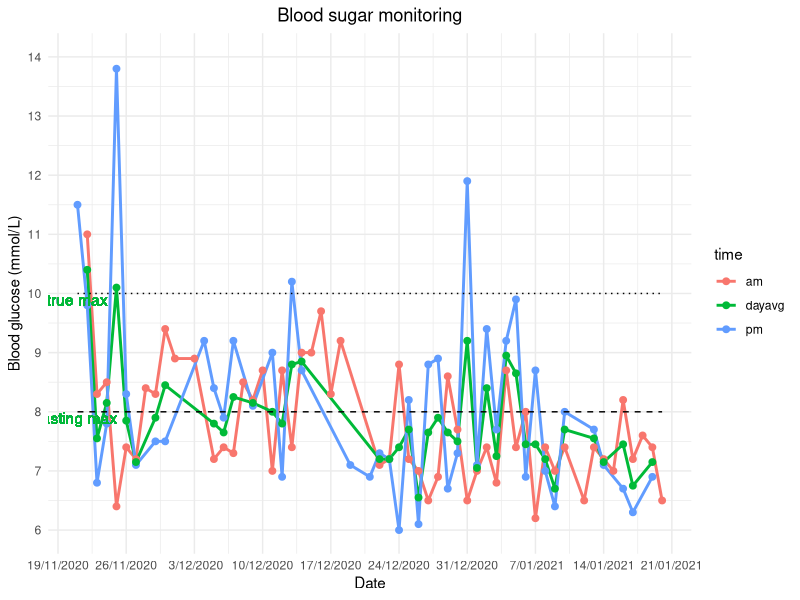
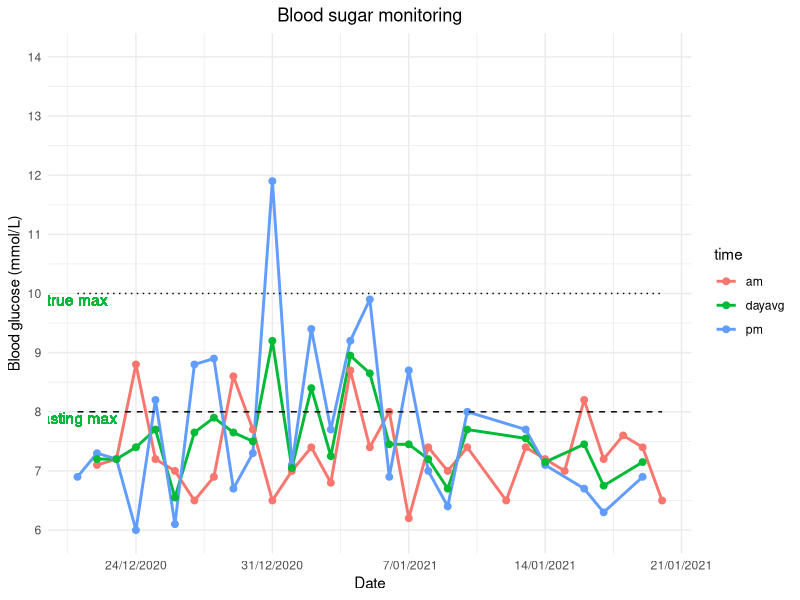
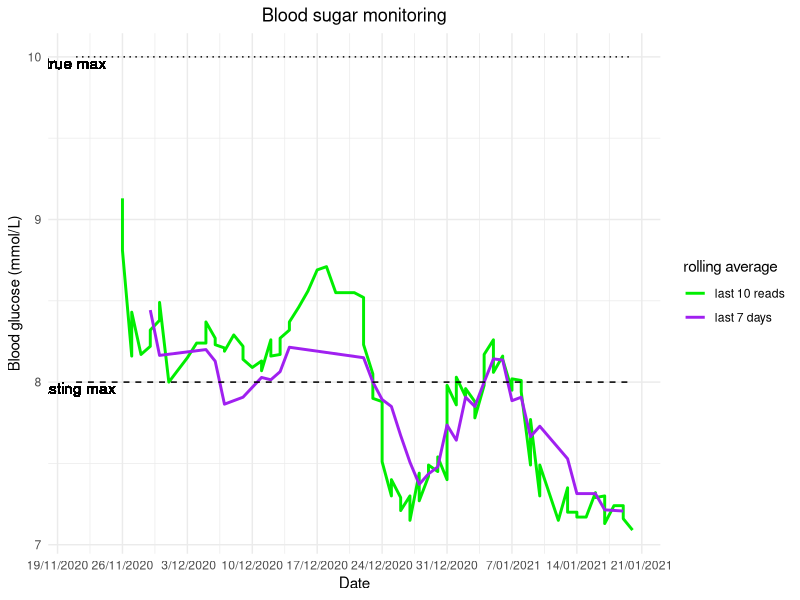
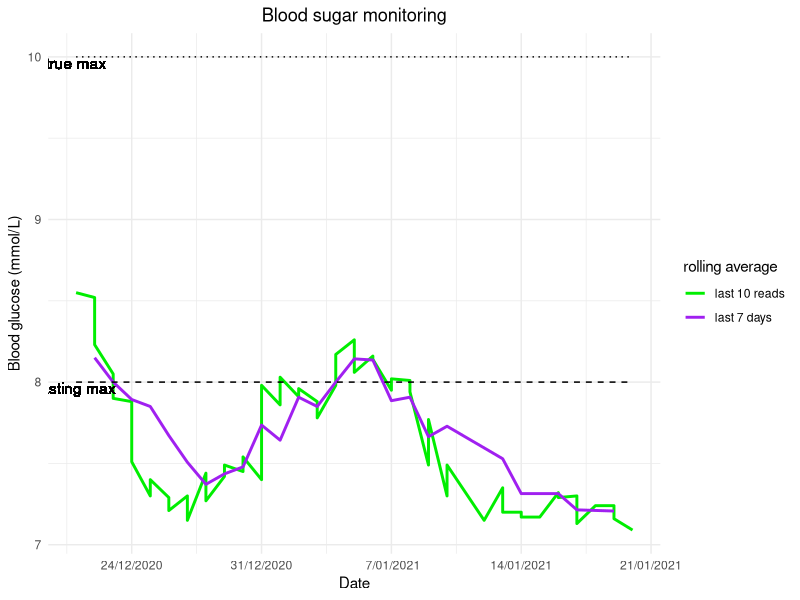

The R script that drew these images, in order:
# Blood sugar monitoring data
# Script Claire Styles
# R version 4.0.3 (2020-10-10)

# Packages and settings required
library(tidyverse)

theme_set(theme_minimal() +
            theme(plot.title = element_text(hjust = 0.5),
                  plot.subtitle = element_text(hjust = 0.5)))



# Core data ---------------------------------------------------------------

# Wide
sugarwide <- read.csv("sugar.csv", header = TRUE)
sugarwide$date <- as.Date(sugarwide$date, format = "%e/%m/%Y")
sugarwide$sug.dayavg <- apply(sugarwide[, c(2,3)], 1, mean)


# Long
rawlong <- reshape(sugarwide, varying=2:4, direction = "long")
sugarlong <- na.omit(rawlong[, -4])
row.names(sugarlong) <- c()
rm(rawlong)



# Rolling averages --------------------------------------------------------

# Average of last (complete) 7 days

avebyday <- na.omit(select(sugarwide, date, sug.dayavg))
avebyday$sug.7dayavg <- NA

for(i in 7:length(avebyday$sug.dayavg)){
  avrange <- (i-6):i
  rolldat <- avebyday[avrange,]
  avebyday$sug.7dayavg[i] <- mean(rolldat$sug.dayavg)
}


# Average of last 10 readings
avebyread <- arrange(sugarlong, date, time) %>% filter(time == "am" | time == "pm")
avebyread$r10avg <- NA

for(i in 10:length(avebyread$sug)){
  avrange <- (i-9):i
  rolldat <- avebyread[avrange,]
  avebyread$r10avg[i] <- mean(rolldat$sug, na.rm = TRUE)
}
rm(rolldat, avrange, i)


# Rolling average dataframe

rolling <- merge(avebyread[, c(1,4)], avebyday[, c(1,3)], all.x = TRUE)
colnames(rolling) <- c("date", "reads10", "days7")



# Plot function and ref data ----------------------------------------------

maxam <- 8  # morning reading should be lower than
maxpm <- 10  # evening reading should be lower than
maxax <- ceiling(max(sugarlong$sug))
minax <- floor(min(sugarlong$sug))


plotter <- function(df, type = "daily", numdays = "all"){
  # use numdays to specify time period in number of recent days
  
  # check that arguments are valid
  case <- tolower(type)
  stopifnot(case %in% c("daily", "rolling"))
  stopifnot(is.numeric(numdays) | numdays == "all")
  
  # data to use according to numdays specification
  if(numdays == "all"){
    daystart <- min(df$date)
    dat <- df
  }
  
  else{
    daystart <- max(df$date)-numdays 
    stopifnot(daystart > min(df$date))
    dat <- subset(df, subset = date >= daystart)
  }
  
  # plot function
  
  switch(case,
         
         daily = ggplot(dat, aes(x = date, y = sug, colour = time)) + 
           geom_line(size = 1) + geom_point(size = 2) + 
           scale_y_continuous(limits = c(minax, maxax), 
                              breaks = seq(minax, maxax, 1),
                              labels = seq(minax, maxax, 1)),
         
         rolling = ggplot(dat, aes(x = date)) + 
           geom_line(data = dat[!is.na(dat$reads10),], 
                     aes(y = reads10, colour = "last 10 reads"), size = 1) + 
           geom_line(data = dat[!is.na(dat$days7),], 
                     aes(y = days7, colour = "last 7 days"), size = 1) + 
           scale_colour_manual("rolling average", 
                               values = c("green2", "purple"))) + 
    
    geom_line(aes(y = maxam), colour = "black", linetype = "dashed") + 
    geom_line(aes(y = maxpm), colour = "black", linetype = "dotted") + 
    scale_x_date(date_labels = "%e/%m/%Y", date_breaks = "7 days") + 
    geom_text(mapping = aes(x = daystart, y = maxam, label = "fasting max"), 
              vjust = 1.0, show.legend = FALSE) + 
    geom_text(mapping = aes(x = daystart, y = maxpm, label = "true max"), 
              vjust = 1.0, show.legend = FALSE) + 
    labs(title = "Blood sugar monitoring", x = "Date",
         y = "Blood glucose (mmol/L)")
  
}




# Produce graphs ----------------------------------------------------------

# Daily measurements with daily average
print(plotter(sugarlong)) # all data
print(plotter(sugarlong, numdays = 30)) # last 30 days


# Rolling average graph
print(plotter(rolling, type = "rolling")) # all data
print(plotter(rolling, type = "rolling", numdays = 30)) # last 30 days



